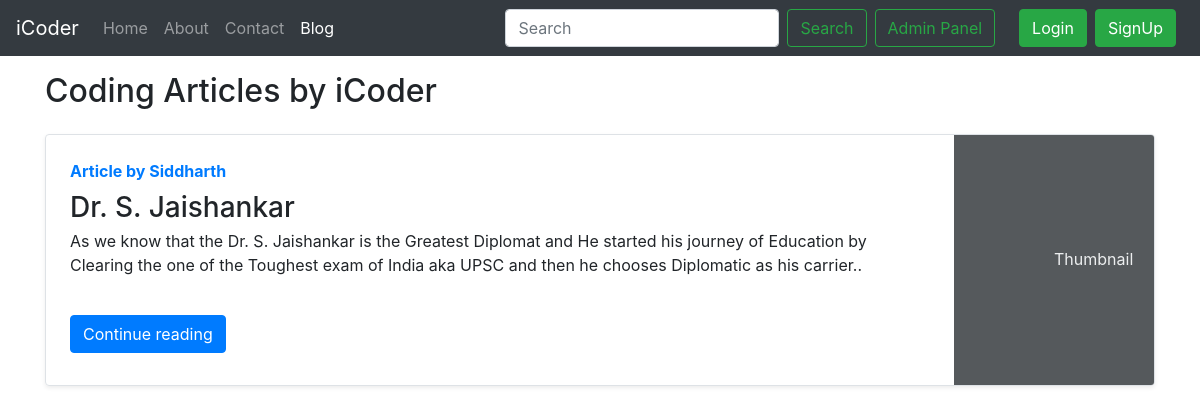
Screenshot of /blog/ with the database file from the repository.
### blog/models.py (models this page shows, shortened)
class Post(models.Model):
    sno=models.AutoField(primary_key=True)
    title=models.CharField(max_length=255)
    author=models.CharField(max_length=14)
    slug=models.CharField(max_length=130)
    timeStamp=models.DateTimeField(blank=True)
    content=models.TextField()

### blog/views.py (the view)
# urls.py: path('', views.blogHome, name="bloghome"),
def blogHome(request):
    allPosts= Post.objects.all()
    context={'allPosts': allPosts}
    return render(request, "blog/blogHome.html", context)

### templates/blog/blogHome.html (shortened to what this page needs)
{% extends 'base.html' %}
{% block blogactive %} active {% endblock blogactive %}
{% block body %}
<div class="container my-3">
    <h2>Coding Articles by iCoder</h2>
    {% for post in allPosts  %}
    <div class="row no-gutters border rounded overflow-hidden flex-md-row mb-4 shadow-sm h-md-250 my-4 position-relative">
        <div class="col p-4 d-flex flex-column position-static">
            <strong class="d-inline-block mb-2 text-primary">Article  by {{post.author}}</strong>
            <h3 class="mb-0">{{post.title}}</h3>
            <p class="card-text mb-auto">{{post.content| truncatechars:500}}</p>
            <div class="my-2">
            	<a href="/blog/{{post.slug}}" role="button" class="btn btn-primary">Continue reading</a>
            </div>
        </div>
        <div class="col-auto d-none d-lg-block">
            <svg class="bd-placeholder-img" width="200" height="250" xmlns="http://www.w3.org/2000/svg" preserveAspectRatio="xMidYMid slice" focusable="false" role="img" aria-label="Placeholder: Thumbnail">
                <rect width="100%" height="100%" fill="#55595c"></rect><text x="50%" y="50%" fill="#eceeef" dy=".3em">Thumbnail</text>
            </svg>
        </div>
        </div>
        {% endfor %}
    </div>
 {% endblock %}

### rows the page displays
Post: author "Siddharth", title "Dr. S. Jaishankar", content "As we know that the Dr. S. Jaishankar is the Greatest Diplomat and He started his journey of Education by Clearing the one of the Toughest exam of India aka UPSC and then he chooses Diplomatic as his carrier.."
